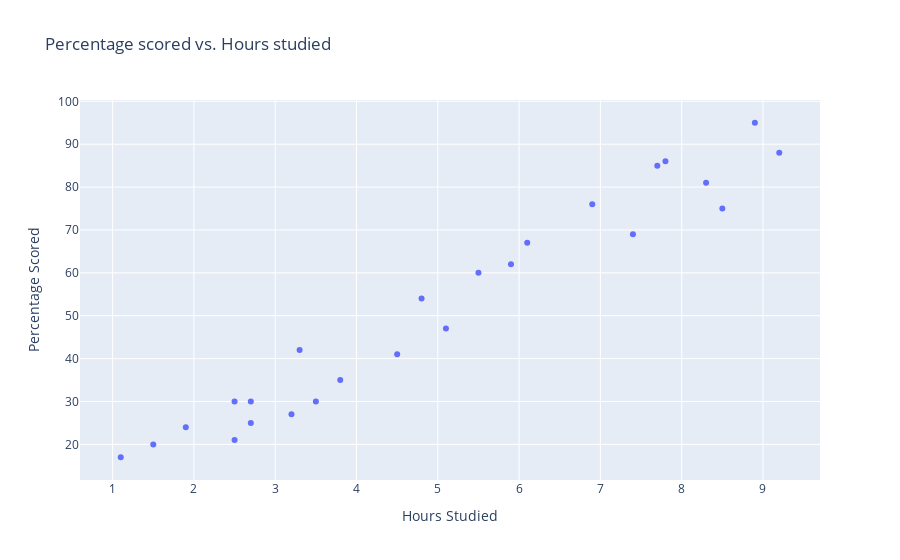

The code cell stored with this chart in its notebook:
### Markdown cell above
Let's plot our data points on 2-D graph to eyeball our dataset and see if we can manually find any relationship between the data. We can create the plot with the following script:

### Code cell
fig = px.scatter(x=student_scores['Hours'], y=student_scores['Scores'], title='Percentage scored vs. Hours studied',
                 labels={'x':'Hours Studied', 'y':'Percentage Scored'})
fig.show()

### Figure 1 — Plotly figure (JSON) as saved in the notebook; plotly's stock layout.template omitted (floating-point values rounded to 4 significant figures)
{"data": [{"hovertemplate": "Hours Studied=%{x}<br>Percentage Scored=%{y}<extra></extra>", "legendgroup": "", "marker": {"color": "#636efa", "symbol": "circle"}, "mode": "markers", "name": "", "orientation": "v", "showlegend": false, "type": "scatter", "x": [2.5, 5.1, 3.2, 8.5, 3.5, 1.5, 9.2, 5.5, 8.3, 2.7, 7.7, 5.9, 4.5, 3.3, 1.1, 8.9, 2.5, 1.9, 6.1, 7.4, 2.7, 4.8, 3.8, 6.9, 7.8], "xaxis": "x", "y": [21, 47, 27, 75, 30, 20, 88, 60, 81, 25, 85, 62, 41, 42, 17, 95, 30, 24, 67, 69, 30, 54, 35, 76, 86], "yaxis": "y"}], "layout": {"legend": {"tracegroupgap": 0}, "title": {"text": "Percentage scored vs. Hours studied"}, "xaxis": {"anchor": "y", "domain": [0, 1], "title": {"text": "Hours Studied"}}, "yaxis": {"anchor": "x", "domain": [0, 1], "title": {"text": "Percentage Scored"}}}}
